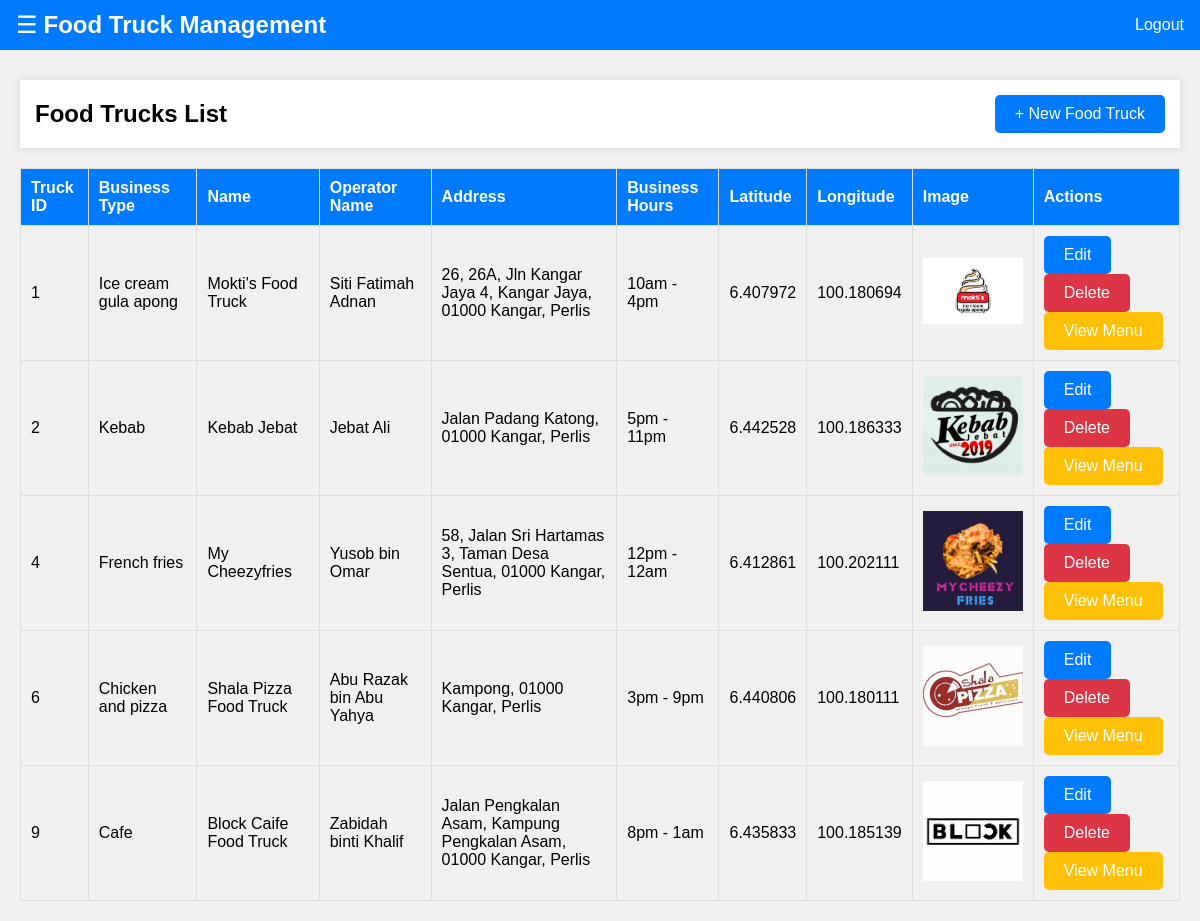
The app's page /food_trucks.php (signed in) with its own data.
### tables this page shows
CREATE TABLE `food_trucks` (
  `truck_id` int(11) NOT NULL,
  `business_type` varchar(255) NOT NULL,
  `name` varchar(255) NOT NULL,
  `operator_name` varchar(255) NOT NULL,
  `address` varchar(255) NOT NULL,
  `menu_name` varchar(50) NOT NULL,
  `business_hours` varchar(255) NOT NULL,
  `latitude` double NOT NULL,
  `longitude` double NOT NULL,
  `image` varchar(255) NOT NULL
);

### food_trucks.php (the view, shortened to what this page needs)
<?php
include 'connect.php';
$sql = "SELECT * FROM food_trucks";
$result = $conn->query($sql);
?>
<!DOCTYPE html>
<html lang="en">
<head>
</head>
<body>
    <div id="main">
        <div class="header">
            <button class="menu-btn openbtn" onclick="toggleNav()">&#9776;</button>
            <h1>Food Truck Management</h1>
            <form method="post" action="" id="logout-form" style="display: inline;">
                <button type="button" class="logout-btn" onclick="confirmLogout()">Logout</button>
            </form>
        </div>
        <div class="menu">
            <h2>Food Trucks List</h2>
            <a href="add_food_truck.php" class="button">+ New Food Truck</a>
        </div>
        <div class="container">
            <table class="food-truck-table">
                <thead>
                    <tr>
                        <th>Truck ID</th>
                        <th>Business Type</th>
                        <th>Name</th>
                        <th>Operator Name</th>
                        <th>Address</th>
                        <th>Business Hours</th>
                        <th>Latitude</th>
                        <th>Longitude</th>
                        <th>Image</th>
                        <th>Actions</th>
                    </tr>
                </thead>
                <tbody>
                    <?php if ($result->num_rows > 0): ?>
                        <?php while($row = $result->fetch_assoc()): ?>
                            <tr>
                                <td><?php echo htmlspecialchars($row['truck_id']); ?></td>
                                <td><?php echo htmlspecialchars($row['business_type']); ?></td>
                                <td><?php echo htmlspecialchars($row['name']); ?></td>
                                <td><?php echo htmlspecialchars($row['operator_name']); ?></td>
                                <td><?php echo htmlspecialchars($row['address']); ?></td>
                                <td><?php echo htmlspecialchars($row['business_hours']); ?></td>
                                <td><?php echo htmlspecialchars($row['latitude']); ?></td>
                                <td><?php echo htmlspecialchars($row['longitude']); ?></td>
                                <td><img src="<?php echo htmlspecialchars($row['image']); ?>" alt="Image" width="100"></td>
                                <td>
                                    <a href="edit_food_truck.php?truck_id=<?php echo $row['truck_id']; ?>" class="button button-edit">Edit</a>
                                    <form method="post" action="" style="display:inline;">
                                        <button type="submit" class="button button-delete">Delete</button>
                                    </form>
                                    <a href="menus.php?truck_id=<?php echo $row['truck_id']; ?>" class="button button-edit-menu">View Menu</a>
                                </td>
                            </tr>
                        <?php endwhile; ?>
                    <?php else: ?>
                        <tr>
                            <td colspan="10">No food trucks found.</td>
                        </tr>
                    <?php endif; ?>
                </tbody>
            </table>
        </div>
    </div>
</body>
</html>

### food_trucks.php (style rules this page uses)
body { font-family: Arial, sans-serif; margin: 0; padding: 0; background: #f0f0f0; }
.header { background: #007bff; color: #fff; padding: 10px; display: flex; align-items: center; position: fixed; top: 0; left: 0; width: 100%; box-sizing: border-box; z-index: 1001; }
.header .menu-btn { background: transparent; border: none; color: #fff; font-size: 24px; cursor: pointer; }
.header h1 { margin: 0; font-size: 24px; flex-grow: 1; }
.header .logout-btn { background: transparent; border: none; color: #fff; font-size: 16px; text-decoration: none; cursor: pointer; margin-left: auto; }
.menu { background: #fff; padding: 15px; box-shadow: 0 0 10px rgba(0, 0, 0, 0.1); margin-top: 60px; display: flex; justify-content: space-between; align-items: center; }
.menu h2 { margin: 0; }
.menu .button { display: inline-block; padding: 10px 20px; text-decoration: none; color: #fff; background: #007bff; border-radius: 5px; text-align: center; font-size: 16px; }
.food-truck-table { width: 100%; border-collapse: collapse; margin-top: 20px; }
.food-truck-table th, .food-truck-table td { border: 1px solid #ddd; padding: 10px; text-align: left; }
.food-truck-table th { background: #007bff; color: #fff; }
.button-edit, .button-delete, .button-edit-menu { background-color: #007bff; color: #fff; border: none; border-radius: 5px; padding: 10px 20px; text-decoration: none; display: inline-block; font-size: 16px; text-align: center; }
.button-delete { background-color: #dc3545; }
.button-edit-menu { background-color: #ffc107; }
form { display: inline; }
#main { transition: margin-left 0.3s; padding: 20px; }

### records on screen
food_trucks: truck_id "1", business_type "Ice cream gula apong", name "Mokti's Food Truck", operator_name "Siti Fatimah Adnan", address "26, 26A, Jln Kangar Jaya 4, Kangar Jaya, 01000 Kangar, Perlis", business_hours "10am - 4pm", latitude "6.407972", longitude "100.180694", image (picture)
food_trucks: truck_id "2", business_type "Kebab", name "Kebab Jebat", operator_name "Jebat Ali", address "Jalan Padang Katong, 01000 Kangar, Perlis", business_hours "5pm - 11pm", latitude "6.442528", longitude "100.186333", image (picture)
food_trucks: truck_id "4", business_type "French fries", name "My Cheezyfries", operator_name "Yusob bin Omar", address "58, Jalan Sri Hartamas 3, Taman Desa Sentua, 01000 Kangar, Perlis", business_hours "12pm - 12am", latitude "6.412861", longitude "100.202111", image (picture)
food_trucks: truck_id "6", business_type "Chicken and pizza", name "Shala Pizza Food Truck", operator_name "Abu Razak bin Abu Yahya", address "Kampong, 01000 Kangar, Perlis", business_hours "3pm - 9pm", latitude "6.440806", longitude "100.180111", image (picture)
food_trucks: truck_id "9", business_type "Cafe", name "Block Caife Food Truck", operator_name "Zabidah binti Khalif", address "Jalan Pengkalan Asam, Kampung Pengkalan Asam, 01000 Kangar, Perlis", business_hours "8pm - 1am", latitude "6.435833", longitude "100.185139", image (picture)
